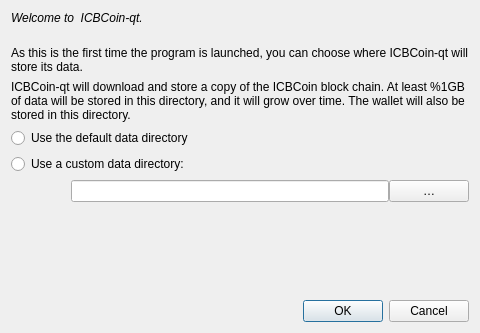
<?xml version="1.0" encoding="UTF-8"?>
<ui version="4.0">
 <class>Intro</class>
 <widget class="QDialog" name="Intro">
  <property name="geometry">
   <rect>
    <x>0</x>
    <y>0</y>
    <width>480</width>
    <height>333</height>
   </rect>
  </property>
  <property name="windowTitle">
   <string>Welcome</string>
  </property>
  <layout class="QVBoxLayout" name="verticalLayout">
   <item>
    <widget class="QLabel" name="label_2">
     <property name="styleSheet">
      <string notr="true">QLabel { font-style:italic; }</string>
     </property>
     <property name="text">
      <string>Welcome to  ICBCoin-qt.</string>
     </property>
     <property name="wordWrap">
      <bool>true</bool>
     </property>
    </widget>
   </item>
   <item>
    <spacer name="verticalSpacer_4">
     <property name="orientation">
      <enum>Qt::Vertical</enum>
     </property>
     <property name="sizeType">
      <enum>QSizePolicy::Minimum</enum>
     </property>
     <property name="sizeHint" stdset="0">
      <size>
       <width>20</width>
       <height>15</height>
      </size>
     </property>
    </spacer>
   </item>
   <item>
    <widget class="QLabel" name="label_4">
     <property name="text">
      <string>As this is the first time the program is launched, you can choose where ICBCoin-qt will store its data.</string>
     </property>
     <property name="wordWrap">
      <bool>true</bool>
     </property>
    </widget>
   </item>
   <item>
    <widget class="QLabel" name="sizeWarningLabel">
     <property name="text">
      <string>&lt;html&gt;&lt;head/&gt;&lt;body&gt;&lt;p&gt; ICBCoin-qt will download and store a copy of the ICBCoin block chain. At least %1GB of data will be stored in this directory, and it will grow over time. The wallet will also be stored in this directory.&lt;/p&gt;&lt;/body&gt;&lt;/html&gt;</string>
     </property>
     <property name="wordWrap">
      <bool>true</bool>
     </property>
    </widget>
   </item>
   <item>
    <widget class="QRadioButton" name="dataDirDefault">
     <property name="text">
      <string>Use the default data directory</string>
     </property>
    </widget>
   </item>
   <item>
    <widget class="QRadioButton" name="dataDirCustom">
     <property name="text">
      <string>Use a custom data directory:</string>
     </property>
    </widget>
   </item>
   <item>
    <layout class="QHBoxLayout" name="horizontalLayout">
     <property name="spacing">
      <number>0</number>
     </property>
     <property name="sizeConstraint">
      <enum>QLayout::SetDefaultConstraint</enum>
     </property>
     <item>
      <spacer name="horizontalSpacer">
       <property name="orientation">
        <enum>Qt::Horizontal</enum>
       </property>
       <property name="sizeType">
        <enum>QSizePolicy::Fixed</enum>
       </property>
       <property name="sizeHint" stdset="0">
        <size>
         <width>60</width>
         <height>20</height>
        </size>
       </property>
      </spacer>
     </item>
     <item>
      <layout class="QVBoxLayout" name="verticalLayout_2">
       <property name="sizeConstraint">
        <enum>QLayout::SetDefaultConstraint</enum>
       </property>
       <item>
        <layout class="QHBoxLayout" name="horizontalLayout_2">
         <property name="sizeConstraint">
          <enum>QLayout::SetDefaultConstraint</enum>
         </property>
         <item>
          <widget class="QLineEdit" name="dataDirectory"/>
         </item>
         <item>
          <widget class="QPushButton" name="ellipsisButton">
           <property name="sizePolicy">
            <sizepolicy hsizetype="Maximum" vsizetype="Fixed">
             <horstretch>0</horstretch>
             <verstretch>0</verstretch>
            </sizepolicy>
           </property>
           <property name="maximumSize">
            <size>
             <width>130</width>
             <height>30</height>
            </size>
           </property>
           <property name="text">
            <string notr="true">…</string>
           </property>
           <property name="icon">
            <iconset>
             <normaloff>../res/icons/add.png</normaloff>../res/icons/add.png</iconset>
           </property>
           <property name="iconSize">
            <size>
             <width>16</width>
             <height>16</height>
            </size>
           </property>
           <property name="checkable">
            <bool>true</bool>
           </property>
           <property name="autoDefault">
            <bool>false</bool>
           </property>
          </widget>
         </item>
        </layout>
       </item>
       <item>
        <spacer name="verticalSpacer_3">
         <property name="orientation">
          <enum>Qt::Vertical</enum>
         </property>
         <property name="sizeType">
          <enum>QSizePolicy::Fixed</enum>
         </property>
         <property name="sizeHint" stdset="0">
          <size>
           <width>20</width>
           <height>5</height>
          </size>
         </property>
        </spacer>
       </item>
       <item>
        <widget class="QLabel" name="freeSpace">
         <property name="sizePolicy">
          <sizepolicy hsizetype="Preferred" vsizetype="Expanding">
           <horstretch>1</horstretch>
           <verstretch>0</verstretch>
          </sizepolicy>
         </property>
         <property name="text">
          <string/>
         </property>
         <property name="wordWrap">
          <bool>true</bool>
         </property>
        </widget>
       </item>
       <item>
        <spacer name="verticalSpacer_2">
         <property name="orientation">
          <enum>Qt::Vertical</enum>
         </property>
         <property name="sizeType">
          <enum>QSizePolicy::Fixed</enum>
         </property>
         <property name="sizeHint" stdset="0">
          <size>
           <width>20</width>
           <height>5</height>
          </size>
         </property>
        </spacer>
       </item>
       <item>
        <widget class="QLabel" name="errorMessage">
         <property name="sizePolicy">
          <sizepolicy hsizetype="Preferred" vsizetype="Expanding">
           <horstretch>0</horstretch>
           <verstretch>0</verstretch>
          </sizepolicy>
         </property>
         <property name="textFormat">
          <enum>Qt::RichText</enum>
         </property>
         <property name="wordWrap">
          <bool>true</bool>
         </property>
        </widget>
       </item>
      </layout>
     </item>
    </layout>
   </item>
   <item>
    <spacer name="verticalSpacer">
     <property name="orientation">
      <enum>Qt::Vertical</enum>
     </property>
     <property name="sizeHint" stdset="0">
      <size>
       <width>20</width>
       <height>40</height>
      </size>
     </property>
    </spacer>
   </item>
   <item>
    <widget class="QDialogButtonBox" name="buttonBox">
     <property name="orientation">
      <enum>Qt::Horizontal</enum>
     </property>
     <property name="standardButtons">
      <set>QDialogButtonBox::Cancel|QDialogButtonBox::Ok</set>
     </property>
    </widget>
   </item>
  </layout>
 </widget>
 <resources/>
 <connections>
  <connection>
   <sender>buttonBox</sender>
   <signal>accepted()</signal>
   <receiver>Intro</receiver>
   <slot>accept()</slot>
   <hints>
    <hint type="sourcelabel">
     <x>20</x>
     <y>20</y>
    </hint>
    <hint type="destinationlabel">
     <x>20</x>
     <y>20</y>
    </hint>
   </hints>
  </connection>
  <connection>
   <sender>buttonBox</sender>
   <signal>rejected()</signal>
   <receiver>Intro</receiver>
   <slot>reject()</slot>
   <hints>
    <hint type="sourcelabel">
     <x>20</x>
     <y>20</y>
    </hint>
    <hint type="destinationlabel">
     <x>20</x>
     <y>20</y>
    </hint>
   </hints>
  </connection>
 </connections>
</ui>
